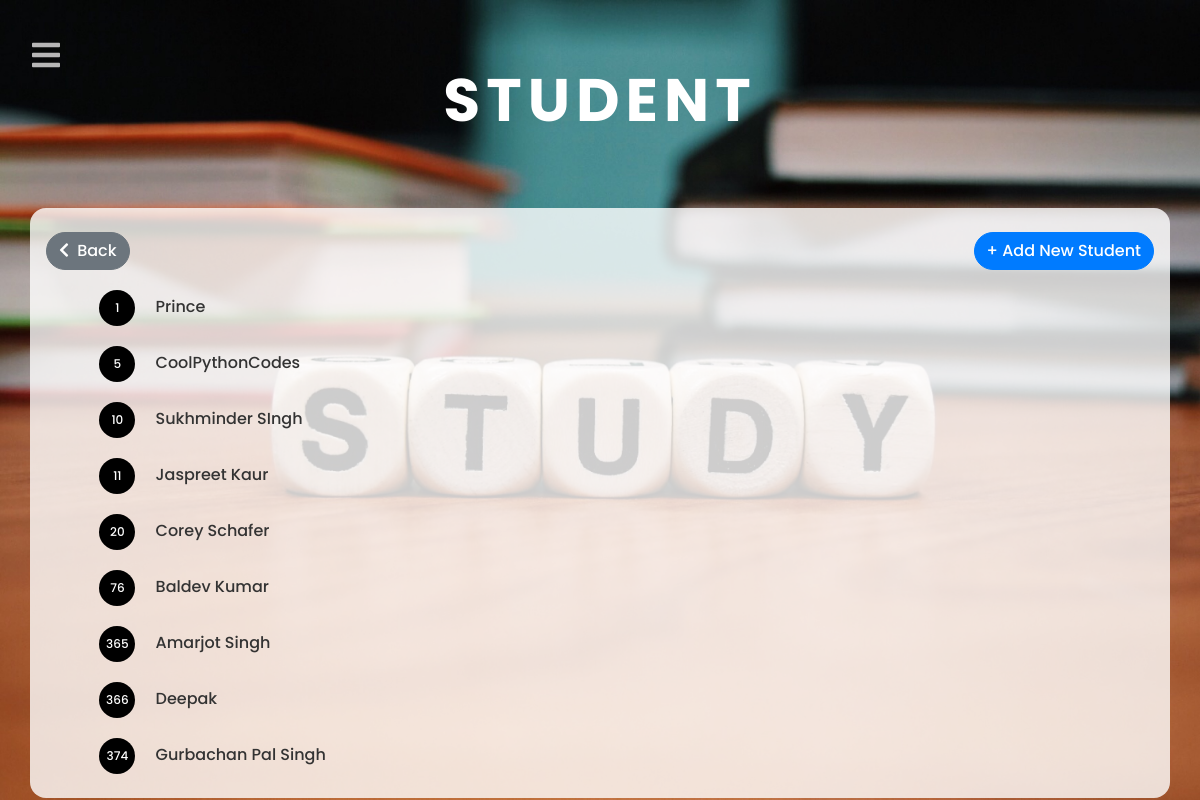
The app's page /data/student/ (signed in) with its own data.
### data/models.py (models this page shows, shortened)
class Student(models.Model):
    roll_no = models.PositiveIntegerField(validators=[MinValueValidator(1)], unique=True, blank=False)
    name = models.CharField(max_length=250, blank=False)
    course = models.ForeignKey(Course, on_delete=models.PROTECT)
    sem = models.CharField(max_length=12, choices=semester_choices, blank=False)
    subject = models.ManyToManyField(Subject, blank=False)
    image = models.ImageField(upload_to='student_pics/', default='student_pics/default.png', max_length=500)

### data/views.py (the view)
# urls.py: path('student/', StudentListView.as_view(), name='student'),
class StudentListView(LoginRequiredMixin, ListView):
    model = Student
    template_name = 'data/student.html'
    context_object_name = 'students'
    ordering = ['roll_no']
    def get_context_data(self, **kwargs):
        context = super(StudentListView, self).get_context_data(**kwargs)
        context['pageName'] = 'Student'
        return context

### data/templates/data/student.html
{% extends 'user/base.html'  %}
{% block content %}
<div class="container-fluid">
	<h1 class="heading">{{pageName}}</h1>
</div>
	<div class="container model-view">
		<div class="d-flex">
			<a class="btn btn-md btn-secondary mr-auto add-new my-2" href="{% url 'home' %}"><i class="fas fa-chevron-left mr-1"></i> Back</a>
			{% if user.is_staff %}
				<a class="btn btn-md btn-primary add-new my-2" href="{% url 'student-create' %}">+ Add New {{pageName}}</a>
			{% endif %}
		</div>
		<ul>
			{% for student in students %}
				<li class="list-view"><a class="update" href="{% url 'student-detail' student.pk %}"><span class="list-no"> {{student.roll_no}}</span> {{student.name}}</a></li>
			{% endfor %}
		</ul>
	</div>
{% endblock %}

### user/static/user/css/style.css (style rules this page uses)
body { font-family: 'Poppins', sans-serif; color: #333333; }
.home { min-height: 100vh; background-image: url('images/study.jpg'); background-size: cover; background-attachment: fixed; }
.home .heading { font-size: 5vw; color: white; font-weight: bold; text-align: center; text-transform: uppercase; letter-spacing: 0.5vw; display: flex; height: 25vh; justify-content: center; align-items: center; animation-name: opacity; animation-duration: 2s; }
.model-view { background-color: #fffc; border-radius: 1rem; padding: 1rem; margin-bottom: 2vh; }
.model-view ul { margin: 0; padding: 0; }
.model-view .list-view { list-style: none; margin-left: 1rem; border-radius: 1rem; transition: 0.3s; -webkit-transition: 0.3s; -moz-transition: 0.3s; -o-transition: 0.3s; }
.model-view .list-view a.update { color: #333; display:inline-block; padding: 0.5rem; width: 97%; text-decoration: none; font-weight: 500; }
.model-view .list-view a.update:before { content: '\00BB'; font-size: 1.5rem; padding: 0.5rem; visibility: hidden; color: #4E67EB; font-weight: bold; }
.model-view .list-view .list-no { display: inline-flex; align-items: center; justify-content: center; height: 3vw; width: 3vw; font-size: 1vw; margin-right: 1rem; color: white; border-radius: 50%; background-color: black; }
.add-new { border-radius: 1.4rem; text-transform: capitalize; font-weight: 500; }
.btn,button { font-weight: 500; }

### records on screen
Student: roll_no "1", name "Prince"
Student: roll_no "5", name "CoolPythonCodes"
Student: roll_no "10", name "Sukhminder SIngh"
Student: roll_no "11", name "Jaspreet Kaur"
Student: roll_no "20", name "Corey Schafer"
Student: roll_no "76", name "Baldev Kumar"
Student: roll_no "365", name "Amarjot Singh"
Student: roll_no "366", name "Deepak"
Student: roll_no "374", name "Gurbachan Pal Singh"

### other values on screen
{{ pageName }} "STUDENT"
{{ pageName }} "Student"
